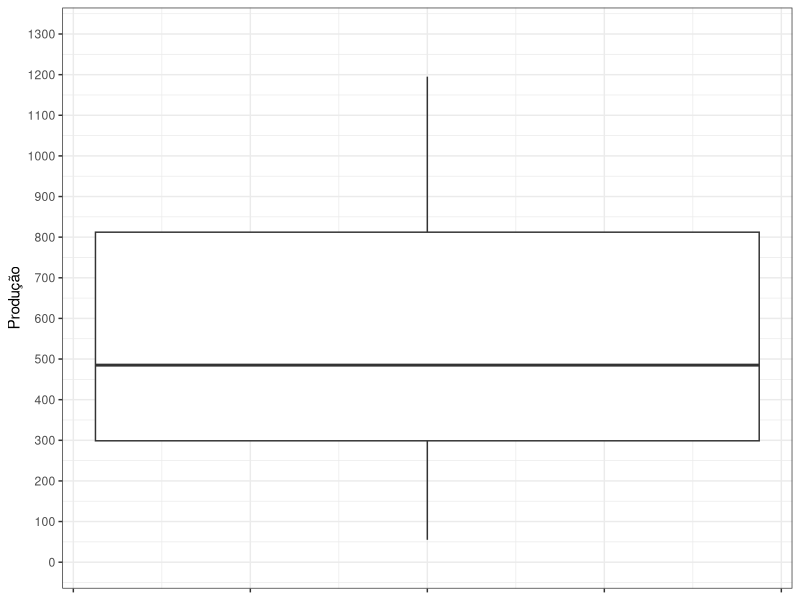

The R source for this figure:
## ---- chunk 1
knitr::opts_chunk$set(warning = FALSE)
library(ggplot2)
## ---- chunk 2
base <- openxlsx::read.xlsx("./dados_atividade.xlsx")
base$Praga <- as.factor(base$Praga)
base |> head() |> knitr::kable()
## ---- chunk 3
base |>
	dplyr::summarise("Mediana" = round(median(Producao), 2),
									 "Média" = round(mean(Producao), 2),
									 "Mínimo" = round(min(Producao), 2),
									 "Máximo" = round(max(Producao), 2),
									 "Desvio Padrão" = round(sd(Producao), 2),
									 "Variância" = round(var(Producao), 2)) |> 
	knitr::kable()
## ---- chunk 4
base |> 
	ggplot(aes(y = Producao)) +
	geom_boxplot() +
	theme_bw() +
	labs(y = "Produção") +
	scale_y_continuous(limits = c(0, 1300), breaks = seq(0, 1300, 100)) +
	theme(axis.text.x = element_blank())
## ---- chunk 5
base |> 
	dplyr::group_by(Fertilizante) |> 
	dplyr::summarise("Mediana" = round(median(Producao), 2),
									 "Média" = round(mean(Producao), 2),
									 "Mínimo" = round(min(Producao), 2),
									 "Máximo" = round(max(Producao), 2),
									 "Desvio Padrão" = round(sd(Producao), 2),
									 "Variância" = round(var(Producao), 2)) |> 
	knitr::kable()
## ---- chunk 6
base |> 
	dplyr::group_by(Praga) |> 
	dplyr::summarise("Mediana" = round(median(Producao), 2),
									 "Média" = round(mean(Producao), 2),
									 "Mínimo" = round(min(Producao), 2),
									 "Máximo" = round(max(Producao), 2),
									 "Desvio Padrão" = round(sd(Producao), 2),
									 "Variância" = round(var(Producao), 2)) |> 
	knitr::kable()
## ---- chunk 7
options(dplyr.summarise.inform = FALSE)
base |> 
	dplyr::group_by(Fertilizante, Praga) |> 
	dplyr::summarise("Mediana" = round(median(Producao), 2),
									 "Média" = round(mean(Producao), 2),
									 "Mínimo" = round(min(Producao), 2),
									 "Máximo" = round(max(Producao), 2),
									 "Desvio Padrão" = round(sd(Producao), 2),
									 "Variância" = round(var(Producao), 2)) |> 
	knitr::kable()
